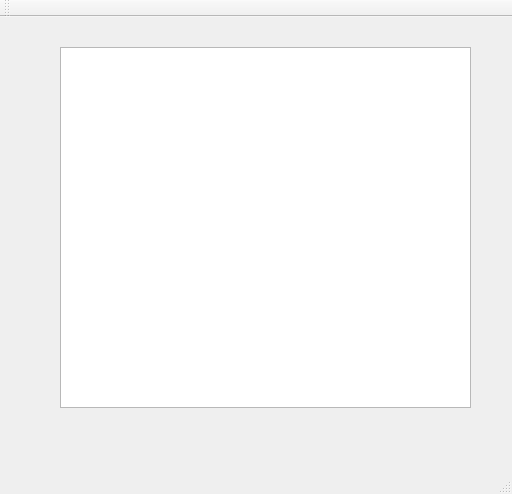
<?xml version="1.0" encoding="UTF-8"?>
<ui version="4.0">
 <class>MainWindow</class>
 <widget class="QMainWindow" name="MainWindow">
  <property name="geometry">
   <rect>
    <x>0</x>
    <y>0</y>
    <width>512</width>
    <height>494</height>
   </rect>
  </property>
  <property name="windowTitle">
   <string>MainWindow</string>
  </property>
  <widget class="QWidget" name="centralWidget">
   <widget class="QTextEdit" name="textEdit">
    <property name="geometry">
     <rect>
      <x>60</x>
      <y>30</y>
      <width>411</width>
      <height>361</height>
     </rect>
    </property>
   </widget>
  </widget>
  <widget class="QMenuBar" name="menuBar">
   <property name="geometry">
    <rect>
     <x>0</x>
     <y>0</y>
     <width>512</width>
     <height>22</height>
    </rect>
   </property>
  </widget>
  <widget class="QToolBar" name="mainToolBar">
   <attribute name="toolBarArea">
    <enum>TopToolBarArea</enum>
   </attribute>
   <attribute name="toolBarBreak">
    <bool>false</bool>
   </attribute>
  </widget>
  <widget class="QStatusBar" name="statusBar"/>
 </widget>
 <layoutdefault spacing="6" margin="11"/>
 <resources/>
 <connections/>
</ui>
